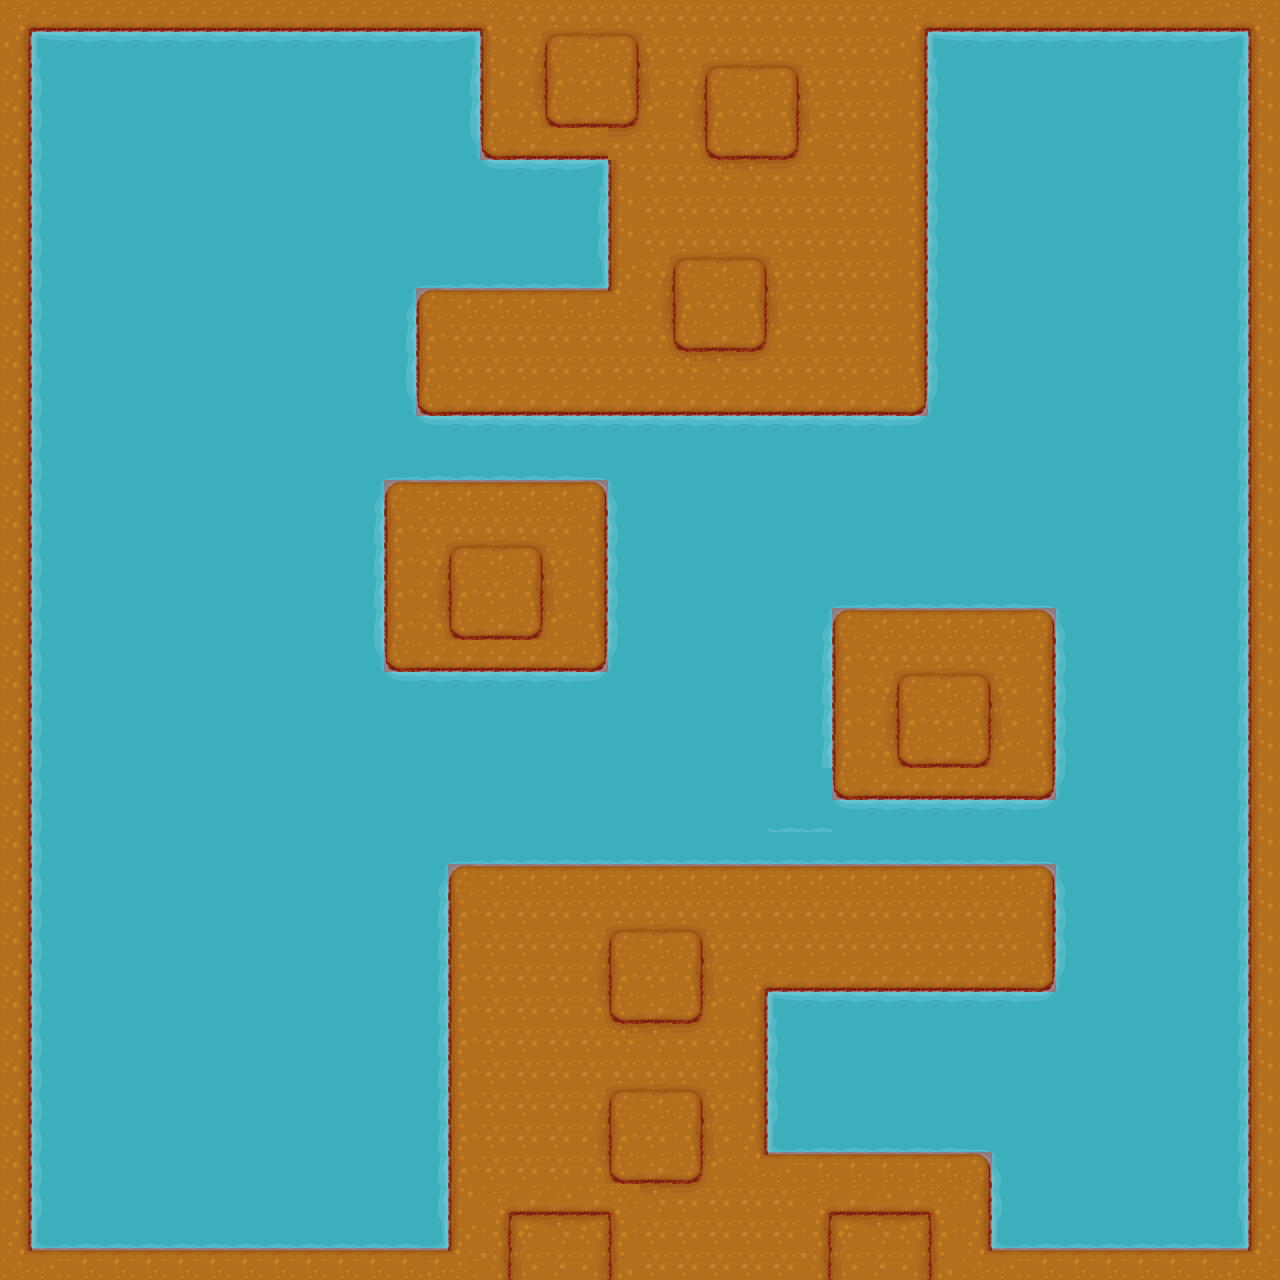

This game map was drawn from its Tiled (.tmx) file and the tilesets committed beside it. A one-line description and the trimmed map source follow:
An orthogonal 40x40 tile map with 32x32 px tiles, 2 tile layers (Base, Collision) and 6 objects (4x spawnpoint, 2x startpoint).

<map version="1.0" orientation="orthogonal" renderorder="right-down" width="40" height="40" tilewidth="32" tileheight="32" nextobjectid="8">
 <tileset firstgid="1" name="tiles" tilewidth="32" tileheight="32" tilecount="160" columns="5">
  <image source="tileset.png" trans="ff00ff" width="160" height="1024" />
 </tileset>
 <layer name="Base" width="40" height="40">
  <data>[1600 cells, 1600 non-empty, 90 distinct tile ids]</data>
 </layer>
 <layer name="Collision" width="40" height="40">
  <data>[1600 cells, 577 non-empty, 1 distinct tile ids]</data>
 </layer>
 <objectgroup name="Meta">
  <object id="1" name="Player1Start" type="startpoint" x="818.182" y="1036.36" width="39.3939" height="27.2727" />
  <object id="2" name="Player2Start" type="startpoint" x="500" y="203.03" width="36.3636" height="30.303" />
  <object id="3" name="Team2SpawnPoint" type="spawnpoint" x="1078.79" y="84.8485" />
  <object id="5" name="Team1SpawnPoint" type="spawnpoint" x="212.121" y="1169.7" width="24.2424" height="24.2424" />
  <object id="6" name="Team2SpawnPoint" type="spawnpoint" x="215.152" y="115.152" />
  <object id="7" name="Team1SpawnPoint" type="spawnpoint" x="1118.18" y="1184.85" width="24.2424" height="24.2424" />
 </objectgroup>
</map>